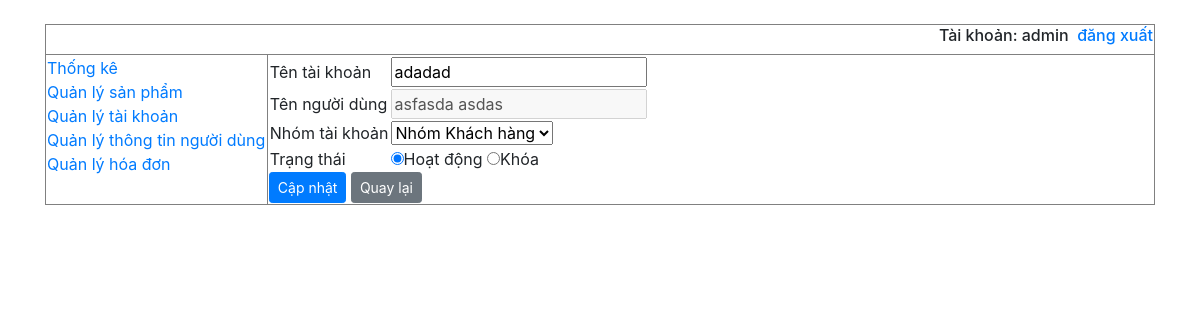
/QLDA/admin?chucnang=sua_tai_khoan&tentk=adadad&maquyen=stk (signed in), run on the app's committed database.
### tables this page shows
CREATE TABLE `taikhoan` (
  `TenTK` varchar(20) NOT NULL,
  `MatKhau` varchar(50) NOT NULL,
  `IDNhomTK` int(11) NOT NULL,
  `TrangThai` tinyint(1) NOT NULL
);

CREATE TABLE `thongtinnguoidung` (
  `IDNguoiDung` int(11) NOT NULL,
  `Ho` varchar(50) NOT NULL,
  `Ten` varchar(50) NOT NULL,
  `GioiTinh` tinyint(1) NOT NULL,
  `SDT` varchar(11) NOT NULL,
  `Email` varchar(100) NOT NULL,
  `DiaChi` varchar(500) NOT NULL,
  `TenTK` varchar(20) DEFAULT NULL
);

### QLDA/Admin/HienThi/taikhoan/suataikhoan.php (the view, shortened to what this page needs)
<?php
	$tentk = isset($_GET['tentk']) ? $_GET['tentk']:'';
	$sql = "SELECT * from taikhoan,thongtinnguoidung,nhomtaikhoan
	where taikhoan.TenTK = thongtinnguoidung.TenTK and taikhoan.IDNhomTK = nhomtaikhoan.IDNhomTK and taikhoan.TenTK = '".$tentk."'";
	$res = mysqli_query($conn,$sql);
	$rows = mysqli_fetch_array($res);
	$NTK = $rows['IDNhomTK'];
?>
<form method="post" action="">
<table>
	<tr>
		<td>Tên tài khoản</td>
		<td>
			<input type="text" value="<?php echo $rows['TenTK'] ?>">
		</td>
	</tr>
	<tr>
		<td>Tên người dùng</td>
		<td><input type="text" name="" disabled="disabled" value="<?php echo $rows['Ho'].' '.$rows['Ten'] ?>"></td>
	</tr>
	<tr>
		<td>Nhóm tài khoản</td>
		<td>
			<select name="nhomtk">
				<?php
				$result = mysqli_query($conn,"SELECT * FROM nhomtaikhoan where IDNhomTK >= '".$_SESSION['NhomTK']."'");
				if(mysqli_num_rows($result) > 0)
                {
                   while($row = mysqli_fetch_array($result))
                   {
                       $idnhom = $row['IDNhomTK'];
                       $tennhom = $row['TenNhom'];
                       echo '<option value="'.$idnhom.'"';
                       if((isset($_REQUEST['nhomtk']) && ($_REQUEST['nhomtk']==$idnhom))||$idnhom==$NTK)
                       {
                            echo 'selected="selected"';
                       }
                       echo ">".$tennhom."</option>";
                   }
                }
				?>
			</select>
		</td>
	</tr>
	<tr>
		<td>Trạng thái</td>
		<td>
			<input type="radio" name="trangthai" <?php if($rows['TrangThai'] == 1)  echo "checked";?> value='1'>Hoạt động
			<input type="radio" name="trangthai" <?php if($rows['TrangThai'] == 0)  echo "checked";?> value='0'>Khóa
		</td>
	</tr>
</table>
<input type="submit" name="cap_nhat_tai_khoan" class="btn btn-sm btn-primary" value="Cập nhật">
<a href="javascript:history.back()" class="btn btn-sm btn-secondary"> Quay lại </a>
</form>

### data on the page
taikhoan: TenTK "adadad", Ten "asfasda asdas", TrangThai "☑"

### other printed values
$_SESSION['username'] "admin"
form field nhomtk "Nhóm Khách hàng"
